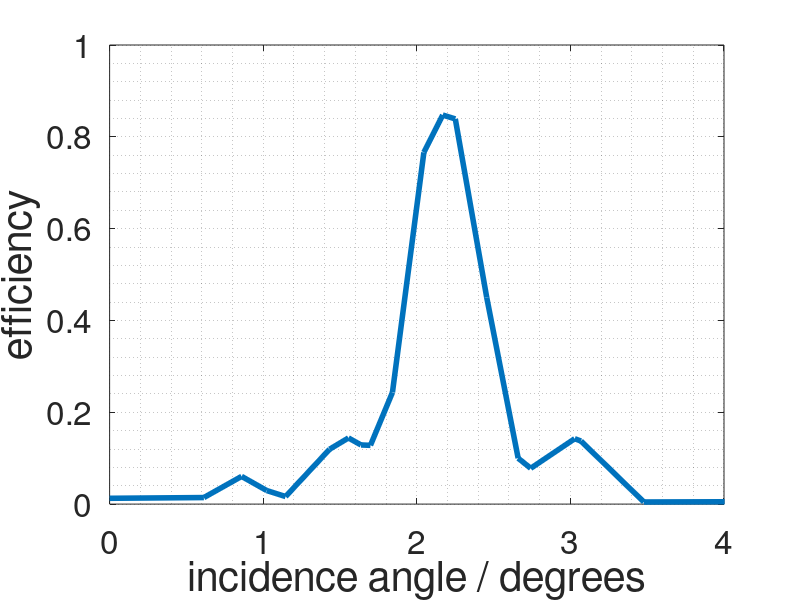

The MATLAB source for this figure:
data = [0	0.6	1	1.4	1.6	1.8	2	2.2	2.4	2.6	3	3.4	4	0.84	1.12	1.52	1.66	2.12	2.68	2.96;...
14.9	16.8	34.8	141	152	287	904	990	531	118	162	5.41	6.09	71.2	19.4	170	151	1000	92	168];

dataSorted = sortrows(data',1)';
figure()
plot(dataSorted(1,:)*1.023,dataSorted(2,:)/1180, 'linewidth', 4);

xlabel('incidence angle / degrees')
ylabel('efficiency')
grid minor
set(gcf,'color', 'w')  
set(gca,'fontsize', 24) 

xlbl = get(gca,'xlabel')
set(xlbl,'fontsize', 30) 

ylbl = get(gca,'ylabel')
set(ylbl,'fontsize', 30) 

xlim([0 4])
